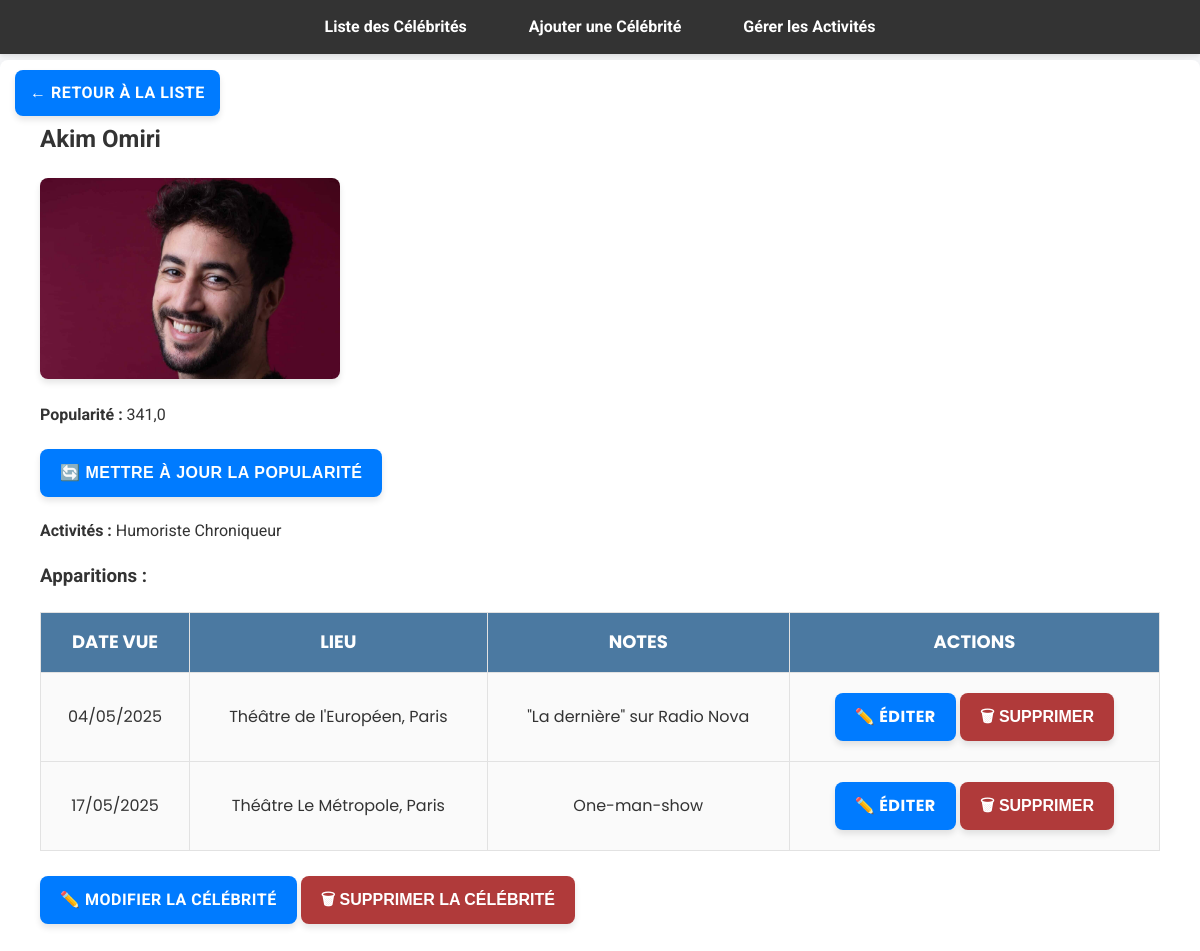
Page /celebs/celebrity/327/ on the earlier database version.
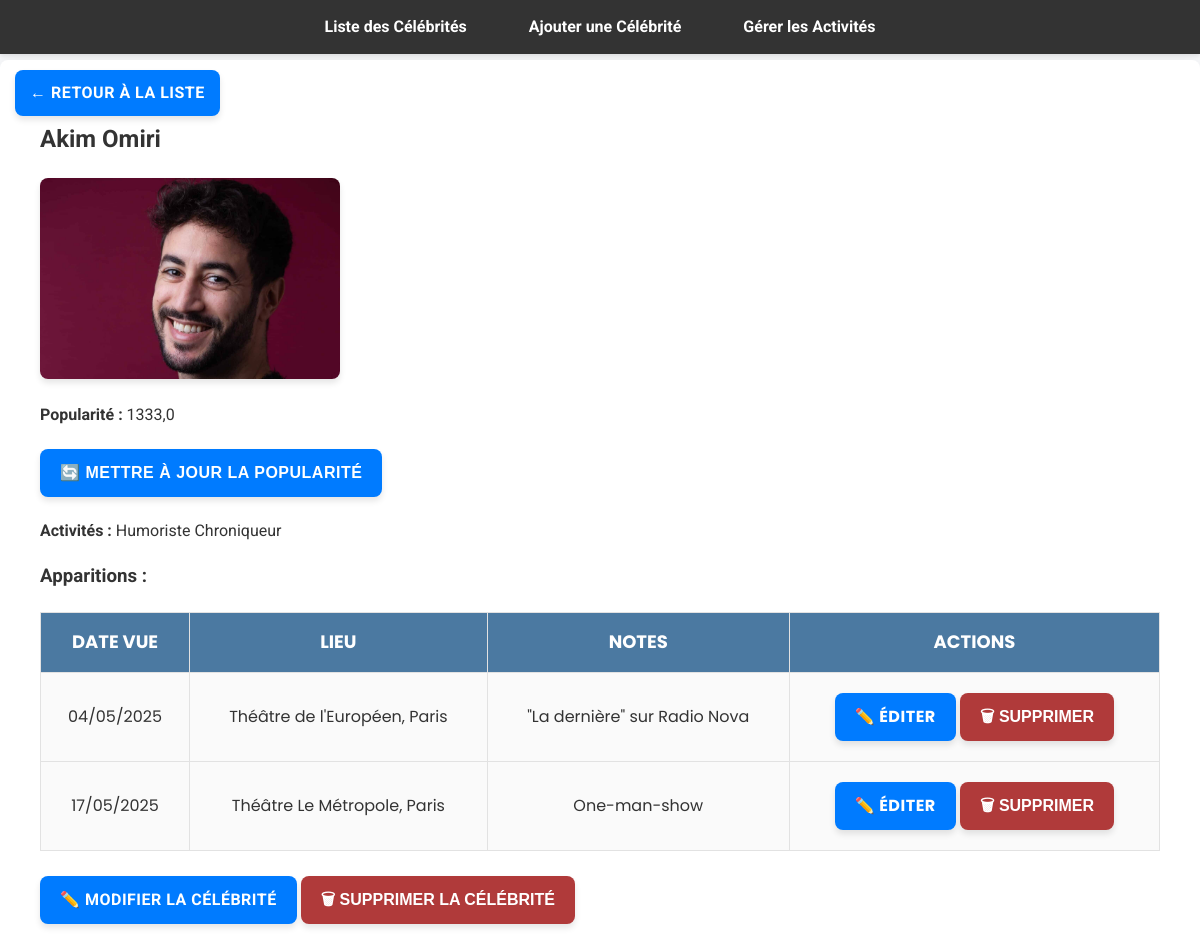
Same page on the later database version.
### celebs/models.py (models this page shows, shortened)
class Celebrity(models.Model):
    name = models.CharField(max_length=255)
    popularity_score = models.FloatField(default=0)
    image = models.ImageField(upload_to="celebs/", blank=True, null=True)
    activities = models.ManyToManyField(Activity, blank=False)

### celebs/views.py (the view)
# urls.py: path('celebrity/<int:celeb_id>/', views.celebrity_detail, name='celebrity_detail'),
def celebrity_detail(request, celeb_id):
    celebrity = get_object_or_404(Celebrity, id=celeb_id)
    return render(request, "celebs/celebrity_detail.html", {"celebrity": celebrity})

### templates/celebs/celebrity_detail.html (shortened to what this page needs)
{% extends "celebs/base.html" %}
{% block content %}
<a href="{% url 'celebrity_list' %}" class="back-button">← Retour à la liste</a>
<div class="container">
  <h2>{{ celebrity.name }}</h2>
  {% if celebrity.image %}
    <div class="celeb-image-container">
      <img src="{{ celebrity.image.url }}" alt="{{ celebrity.name }}" class="celeb-image">
    </div>
  {% endif %}
  <p><strong>Popularité :</strong> {{ celebrity.popularity_score }}</p>
    <form method="post" action="{% url 'update_popularity' celebrity.id %}" style="display:inline;">
      <button type="submit" class="btn">🔄 Mettre à jour la popularité</button>
    </form>
  <p><strong>Activités :</strong>
    {% for activity in celebrity.activities.all %}
      <span class="tag">{{ activity.name }}</span>
    {% empty %}
      <span class="tag">Aucune</span>
    {% endfor %}
  </p>
  <h3>Apparitions :</h3>
  <table class="celebrity-table">
    <thead>
      <tr>
        <th>Date vue</th>
        <th>Lieu</th>
        <th>Notes</th>
        <th>Actions</th>
      </tr>
    </thead>
    <tbody>
      {% for sighting in celebrity.sightings.all %}
        <tr>
          <td>{{ sighting.date_seen|date:"d/m/Y"|default:"-" }}</td>
          <td>{{ sighting.location|default:"-" }}</td>
          <td>{{ sighting.notes|default:"Aucune note" }}</td>
          <td>
            <a href="{% url 'edit_celebrity_sighting' sighting.id %}" class="btn edit-btn">✏️ Éditer</a>
            <form method="post" action="{% url 'delete_celebrity_sighting' sighting.id %}" style="display:inline;">
              <button type="submit" class="delete-btn" onclick="return confirm('Supprimer cette apparition ?');">
                🗑 Supprimer
              </button>
            </form>
          </td>
        </tr>
      {% endfor %}
    </tbody>
  </table>
  <form method="post" action="{% url 'celebrity_delete' celebrity.id %}" style="margin-top: 20px;">
    <a href="{% url 'celebrity_edit' celebrity.id %}" class="btn">✏️ Modifier la célébrité</a>
    <button type="submit" class="delete-button" onclick="return confirm('Supprimer cette célébrité ?');">
      🗑 Supprimer la célébrité
    </button>
  </form>
</div>
{% endblock %}

Differences in the rows shown:
changed Celebrity "Akim Omiri": popularity_score "341,0" → "1333,0"
